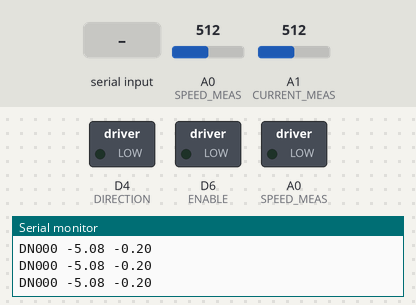
The sketch below on a simulated Arduino Zero (SAMD21). Shown: switched loads named in the sketch (green lamp = pin HIGH), the last lines printed to the serial monitor. The test bench sets the inputs (shaded band); at power-on: A0 (SPEED_MEAS) = 512, A1 (CURRENT_MEAS) = 512.

Above: at 1.2 s.
1.3 s: "E90\n" received over Serial
At 2.1 s:
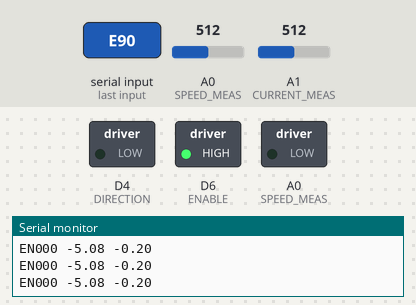
2.8 s: "P90\n" received over Serial
At 3.1 s:
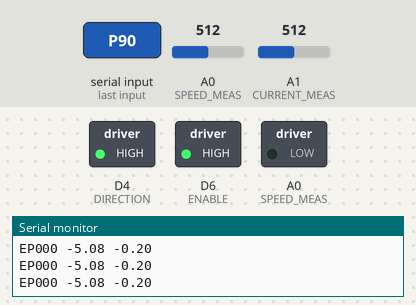
4.3 s: "D90\n" received over Serial
At 5.5 s:
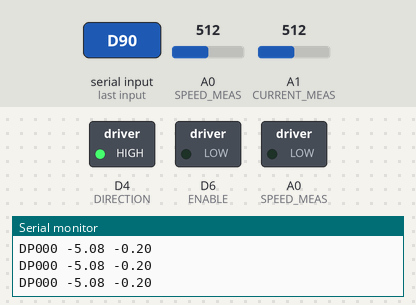
5.8 s: "E,45\n" received over Serial
At 6.7 s:
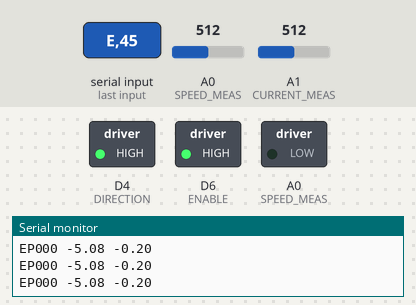
7.3 s: "D,45\n" received over Serial
At 8.0 s:
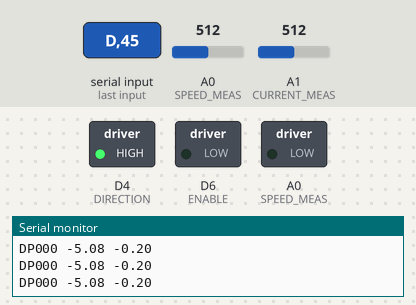
Timing chart, 0 to 9.8 s (numbered marks = the images above; inputs shaded):
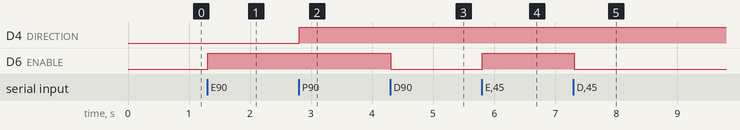

Measured:
- after the input at 1.3 s, D6 (ENABLE): LOW → HIGH at once
- after the input at 2.8 s, D4 (DIRECTION): LOW → HIGH at once
- after the input at 4.3 s, D6 (ENABLE): HIGH → LOW at once
- after the input at 5.8 s, D6 (ENABLE): LOW → HIGH at once
- after the input at 7.3 s, D6 (ENABLE): HIGH → LOW at once

The sketch:

aurduino_motor_control_escon.ino
```cpp
// Motor Shield
#define DIRECTION 4    //
#define ENABLE 6     //
#define SPEED A12   //
#define SPEED_MEAS A0    //
#define CURRENT_MEAS A1    //
int count=0;
char direction1;
int speed_ref=0;
char enable;
char data[3];


void setup() {
  // Initialize all motor control pins
    Serial.begin(115200);

  pinMode(DIRECTION, OUTPUT);
  pinMode(ENABLE, OUTPUT);

  digitalWrite(ENABLE, LOW);
  digitalWrite(DIRECTION, LOW);
  direction1='N';
  enable='D';
  speed_ref=0;
  // Release all brakes
   analogWriteResolution(10);
  // Start all motors
  analogWrite(DAC, 0);
  data[0]=48;
  data[1]=48;
  data[2]=48;

}

void loop() {
  // Nothing needed here
    if (Serial.available() > 0) {
      int incomingByte = Serial.read();
      if (incomingByte=='E')
      {
        enable='E';
        digitalWrite(ENABLE, HIGH);
      }
      if (incomingByte=='D')
      {
        enable='D';
        digitalWrite(ENABLE, LOW);
      }
      if (incomingByte=='P')
      {
        direction1='P';
        digitalWrite(DIRECTION, HIGH);
      }
      if (incomingByte=='N')
      {
        direction1='N';
        digitalWrite(DIRECTION, LOW);
      }
      if (incomingByte=='S')
      {
        int failed=0;
        count=0;
        for (int i=0;i<3;i++)
        {
          if (Serial.available() > 0) {
            count=0;
            data[i]=Serial.read();
            if (data[i]<'0' || data[i]>'9')
            {
              failed=1;
              break;
            }
          }
          else
          {
            count=count+1;
            if (count>5)
            {
              failed=1;
              break;
            }
            else
            {
              i=i-1;
              delay(1);
            }
          }

        }
        if (failed==0)
        {
          speed_ref=(int) (data[0]-48.)*100+(data[1]-48.)*10+data[2]-48.;
          analogWrite(DAC, speed_ref*5.12);

        }
      }
    }
    int speed1=analogRead(SPEED_MEAS)-525;
    int current= analogRead(CURRENT_MEAS)-525;

    //speed1=analogRead(76);
    //current=analogRead(77);
    float speed_real=speed1*400./1024;
    float current_real=current*16./1024;
    Serial.println(String(enable)+String(direction1)+String(data[0])+String(data[1])+String(data[2])+" "+String(speed_real)+" "+String(current_real));
    delay(10);

}
```
